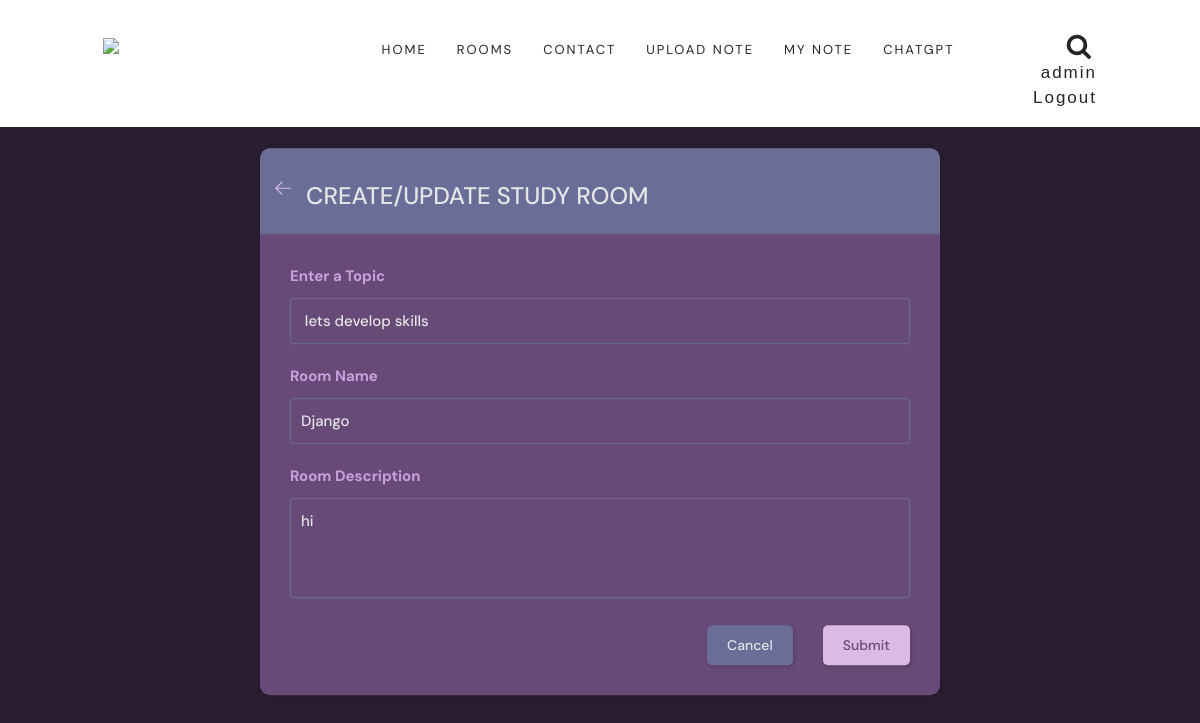
Screenshot of /update-room/1/ (signed in) with the database file from the repository.
### base/models.py (models this page shows, shortened)
class Room(models.Model):
    host = models.ForeignKey(User, on_delete=models.SET_NULL,null=True)
    topic = models.ForeignKey(Topic, on_delete=models.SET_NULL,null=True)
    name = models.CharField(max_length=200)
    description = models.TextField(null=True, blank=True)
    participants = models.ManyToManyField(User, related_name='participants', blank=True)
    update = models.DateTimeField(auto_now=True)
    created = models.DateTimeField(auto_now_add=True)
    class Meta:
        ordering = ['-update', '-created']

class Topic(models.Model):
    name = models.CharField(max_length=200)

### base/views.py (the view, shortened to what this page needs)
# urls.py: path('update-room/<str:pk>/', views.updateRoom, name='update-room'),
@login_required(login_url='/login')
def updateRoom(request,pk):
    room = Room.objects.get(id=pk)
    form = RoomForm(instance=room)
    topics = Topic.objects.all()
    if request.user != room.host:
        return HttpResponse("Your not allowes here!!")
    context = {'form':form,'topics': topics, 'room': room}
    return render(request, 'main/room_form.html', context)

### base/forms.py
class RoomForm(ModelForm):
    class Meta:
        model = Room
        fields = '__all__'
        exclude = ['host','participants']

### base/templates/main/room_form.html (shortened to what this page needs)
{% extends 'base/base.html' %}{% include 'base/navbar.html' %}{% block title %}Create Room{%endblock %} {% block content%}
<main class="create-room layout">
    <div class="container">
      <div class="layout__box">
        <div class="layout__boxHeader">
          <div class="layout__boxTitle">
            <a href="{{request.META.HTTP_REFERER}}">
              <svg version="1.1" xmlns="http://www.w3.org/2000/svg" width="32" height="32" viewBox="0 0 32 32">
                <title>arrow-left</title>
                <path
                  d="M13.723 2.286l-13.723 13.714 13.719 13.714 1.616-1.611-10.96-10.96h27.625v-2.286h-27.625l10.965-10.965-1.616-1.607z">
                </path>
              </svg>
            </a>
            <h3>Create/Update Study Room</h3>
          </div>
        </div>
        <div class="layout__body">
          <form class="form" action="" method="POST">
            <div class="form__group">
              <label for="room_topic">Enter a Topic</label>
              <input required type="text" value="{{room.topic.name}}" name="topic" list="topic-list" />
            </div>
            <div class="form__group">
              <label for="room_name">Room Name</label>
              {{form.name}}
            </div>
            <div class="form__group">
              <label for="room_description">Room Description</label>
              {{form.description}}
            </div>
            <div class="form__action">
              <a class="btn btn--dark" href="{{request.META.HTTP_REFERER}}">Cancel</a>
              <button class="btn btn--main" type="submit">Submit</button>
            </div>
          </form>
        </div>
      </div>
    </div>
  </main>
{% endblock %}

### templates/base/navbar.html (shortened to what this page needs)
{% load static %}
<main>
  <div id="wrapper">
    <header id="header" class="sticky-header">
      <div class="max-container">
        <strong class="logo">
          <a href="{% url 'home' %}">
            <span class="img">
              <img src="{% static 'style/images/logo.png ' %}" />
            </span>
          </a>
        </strong>
        <div class="align-right">
          <nav class="navbar navbar-default">
            <div class="container-fluid">
              <div
                class="collapse navbar-collapse"
                id="bs-example-navbar-collapse-1"
              >
                <ul class="nav navbar-nav">
                  <li>
                    <a href="{% url 'home' %}">Home</a>
                  </li>
                  <li><a href="{% url 'rooms' %}">Rooms</a></li>
                  <li><a href="#">Contact</a></li>
                  <li><a href=" {% url 'upload_notes' %} ">Upload Note</a></li>
                  <li><a href=" {% url 'my_notes' %} ">My Note</a></li>
                  <li><a href="{% url 'chat' %}">Chatgpt</a></li>
                </ul>
              </div>
            </div>
          </nav>
          <div class="search-area">
            <div class="search-box">
              <form action=" {% url 'rooms' %} " method="GET">
                <a class="search" name="q" href="{% url 'rooms' %}"
                  ><i class="icon-search"></i
                ></a>
                <input type="search" name="q" placeholder="Search Rooms...." />
              </form>
            </div>
            {% if request.user.is_authenticated %}
            <a
              href=" {% url 'update-user' %} "
              style="
                text-decoration: none;
                font-family: 'Quicksand', sans-serif;
                letter-spacing: 2px;
                font-size: 17px;
              "
              class="nav-link"
              >{{user.username}}</a
            >
            <a
              class="nav-link"
              style="
                text-decoration: none;
                font-family: 'Quicksand', sans-serif;
                letter-spacing: 2px;
                font-size: 17px;
              "
              href="{% url 'logout' %}"
              >Logout</a
            >
            {% endif %}
          </div>
        </div>
      </div>
    </header>
  </div>
</main>

### static/style/css/responsive.css (style rules this page uses)
@media only screen and (max-width: 1919px) { .max-container { padding: 0 15px; max-width: 1600px; } }
@media only screen and (max-width: 1919px) { .align-right { width: 82.7%; } }
@media only screen and (max-width: 1599px) { .max-container { max-width: 1400px; } }
@media only screen and (max-width: 1599px) { .align-right { width: 75.7%; } }
@media only screen and (max-width: 1599px) { #header .navbar-default { width: 83%; } }
@media only screen and (max-width: 1599px) { #header .navbar-nav li { margin: 0 2px 0 0; } }
@media only screen and (max-width: 1399px) { .max-container { max-width: 1280px; } }
@media only screen and (max-width: 1399px) { #header .navbar-nav a { padding: 8px 14px; } }
@media only screen and (max-width: 1279px) { .max-container { max-width: 1024px; } }
@media only screen and (max-width: 1279px) { .align-right { width: 76.5%; } }
@media only screen and (max-width: 1279px) { .navbar-collapse, .container-fluid { padding-right: 0; } }
@media only screen and (max-width: 1279px) { #header .navbar-default { width: 91%; } }
@media only screen and (max-width: 1279px) { .align-right .search-area { width: 9%; } }

### static/style/css/color/color.css (style rules this page uses)
.loader > div, .promo h2:after, .promo h2:before, .comment h3:after, .comment-form h3:after, .info .more:hover:after, .info .more:hover:before, .masonry-holder h2:after, .sidebar .widget h2:after, .error-sec .btn-back:hover, #header .navbar-nav a:after, #header .navbar-nav a:before, .visual .slick-dots button:hover, .visual .slick-dots .slick-active button, .blockquote blockquote cite:after { background: #43055a; }

### base/templates/main/room_form.html (style rules this page uses)
:root { --color-main: #dbbae6; --color-main-light: #e1f6fb; --color-dark: #684a78; --color-dark-medium: #82698a; --color-dark-light: #696d97; --color-light: #e5e5e5; --color-gray: #8b8b8b; --color-light-gray: #c9a0de; --color-bg: #2a1e30; --color-success: #5dd693; --color-error: #fc4b0b; }
* { font-family: "DM Sans", -apple-system, BlinkMacSystemFont, "Segoe UI", Roboto, Oxygen, Ubuntu, Cantarell, "Open Sans", "Helvetica Neue", sans-serif; margin: 0; padding: 0; box-sizing: border-box; text-rendering: optimizeLegibility; font-size: inherit; }
html { font-size: 56.25%; }
@media only screen and (min-width: 1200px) { html { font-size: 62.5%; } }
body { line-height: 1.6; font-weight: 400; font-size: 1.5rem; color: var(--color-light-gray); background-color: var(--color-bg); min-height: 100vh; }
img { width: 100%; }
a { display: inline-block; color: var(--color-main); text-decoration: none; }
.container { max-width: 120rem; width: 90%; margin: auto; }
.btn { background-color: transparent; border: none; display: inline-flex; align-items: center; gap: 1rem; cursor: pointer; transition: all ease-in-out 0.3s; padding: 1rem 2rem; border-radius: 5px; box-shadow: 1px 1px 3px 1px rgba(0, 0, 0, 0.15); font-weight: 500; }
.btn--main { background-color: var(--color-main); color: var(--color-dark); }
.btn--dark { background-color: var(--color-dark-light); color: var(--color-light); }
.layout { margin-top: 2.4rem; }
.layout > .container { display: flex; justify-content: space-between; align-items: flex-start; }
.layout__box { width: 90%; max-width: 48rem; min-height: 40rem; position: absolute; top: 50%; left: 50%; transform: translate(-50%, -46%); background-color: var(--color-dark); border-radius: 1rem; box-shadow: 1px 1px 6px 3px rgba(0, 0, 0, 0.1); overflow: hidden; }
.layout__boxHeader { display: flex; padding: 1.5rem; background-color: var(--color-dark-light); }
.layout__boxTitle { display: flex; gap: 1.5rem; align-items: center; }
.layout__boxTitle h3 { text-transform: uppercase; font-weight: 500; color: var(--color-light); }
.layout__boxTitle svg { width: 1.6rem; height: 1.6rem; fill: var(--color-main); }
.layout__body { margin: 3rem; }
.form__group { margin-bottom: 2rem; width: 100%; }
.form__group label { display: block; font-size: 1.5rem; margin-bottom: 1rem; }
.form__group input, .form__group textarea, .form__group select { background: transparent; border: 1px solid var(--color-dark-light); padding: 1rem; border-radius: 3px; width: 100%; color: var(--color-light); font-weight: 500; outline: none; }
.form__group textarea { background: transparent; height: 10rem; resize: none; }
.form__action { display: flex; justify-content: flex-end; gap: 3rem; }
.create-room.layout .layout__box { max-width: 68rem; }

### rows the page displays
Room: topic "lets develop skills", name "Django", description "hi"

### other values shown
{{ user.username }} "admin"
